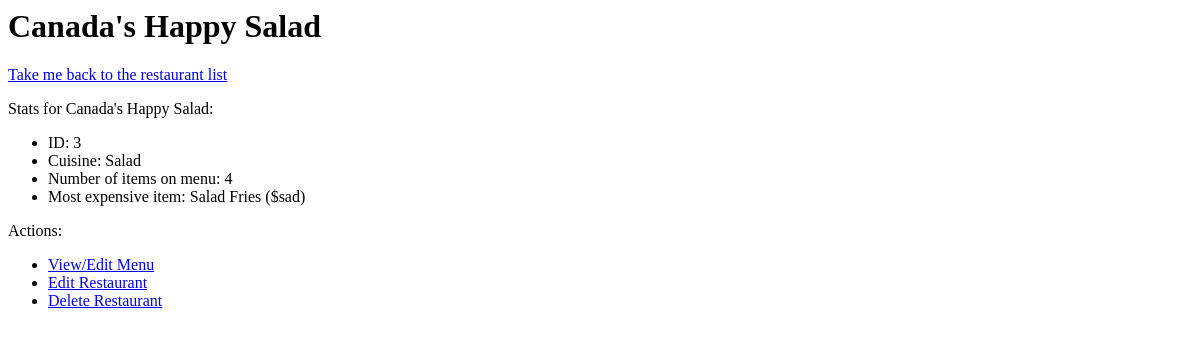
/restaurants/3/, run on an earlier commit of the app's database.
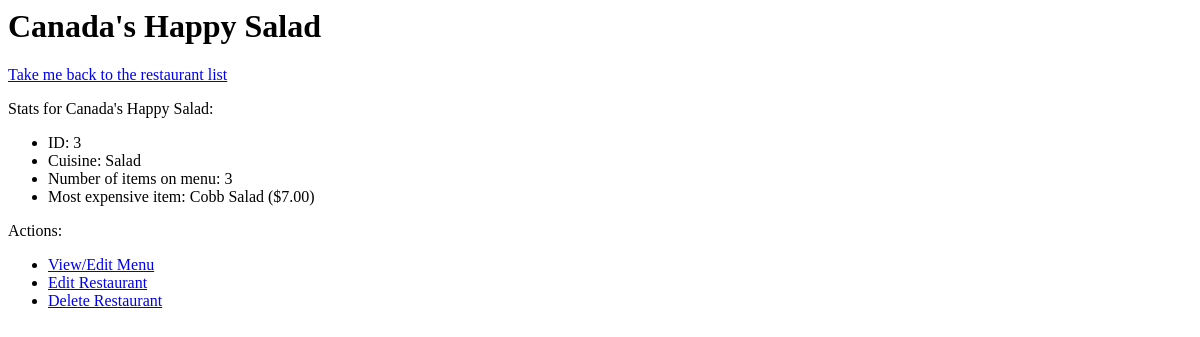
And on a later commit of the database.
### database_setup.py (models this page shows)
class RestaurantMenuItem(Base):
	__tablename__ = 'restaurant_menu_item'
	name = Column(String(80), nullable=False)
	id = Column(Integer, primary_key=True)
	description = Column(String(250))
	price = Column(String(8))
	course = Column(String(250))
	restaurant_id = Column(Integer, ForeignKey('restaurant.id'))
	baseMenuItem_id = Column(Integer, ForeignKey('base_menu_item.id'))
	restaurant = relationship(Restaurant)
	baseMenuItem = relationship(BaseMenuItem)

### project.py (the view)
@app.route('/restaurants/<int:restaurant_id>/')
def restaurant(restaurant_id):
        restaurant = RestaurantManager.getRestaurant(restaurant_id)
        restaurantMenuItems = RestaurantManager.\
                              getRestaurantMenuItems(restaurant_id=restaurant_id)
        cuisine = RestaurantManager.getCuisine(restaurant.cuisine_id)
        numMenuItems = len(restaurantMenuItems)
        if numMenuItems > 0:
            mostExpensiveItem = restaurantMenuItems[0]
            for item in restaurantMenuItems:
                if item.price > mostExpensiveItem.price:
                    mostExpensiveItem = item
        else:
            mostExpensiveItem = RestaurantManager.\
                                getBaseMenuItem(baseMenuItem_id=-1)
            mostExpensiveItem.name = 'N/A'
            mostExpensiveItem.price = 'N/A'
        return render_template('Restaurant.html',
                               restaurant=restaurant,
                               numMenuItems=numMenuItems,
                               mostExpensiveItem=mostExpensiveItem,
                               cuisine=cuisine)

### RestaurantManager.py (called while the page is built)
def getRestaurantDBSession():
    engine = create_engine('sqlite:///restaurants.db')
    Base.metadata.bind = engine
    DBSession = sessionmaker(bind=engine)
    session = DBSession()
    return session

def getRestaurant(rest_id):
    session = getRestaurantDBSession()
    restaurant = session.query(Restaurant).filter_by(id=rest_id).one()
    session.close()
    return restaurant

def getCuisine(cuisine_id=None, name=None):
    session = getRestaurantDBSession()
    if cuisine_id is not None:
        print "looking for " + str(cuisine_id)
        cuisine  = session.query(Cuisine).filter_by(id=cuisine_id).one()
    elif name is not None:
        cuisine = session.query(Cuisine).filter_by(name=name).one()
    session.close()
    return cuisine

### templates/Restaurant.html (shortened to what this page needs)
<html>
<body>
	<h1 class='header'>{{restaurant.name}}</h1>
	<p>
		<a class='back' href="{{url_for('restaurants')}}">
			Take me back to the restaurant list
		</a>
	</p>
	<div class='stats'>
	<p>Stats for {{restaurant.name}}:</p>
	<ul>
		<li>ID: {{restaurant.id}}</li>
		<li>Cuisine: {{cuisine.name}}</li>
		<li>Number of items on menu: {{numMenuItems}}</li>
		<li>Most expensive item: {{mostExpensiveItem.name}}
			({{mostExpensiveItem.price}})</li>
	</ul>
	</div>
	<div class='actions'>
	<p>Actions:</p>
	<ul>
		<li><a href="{{url_for('restaurantMenu',
							   restaurant_id=restaurant.id)}}">
			View/Edit Menu</a>
		</li>
		<li><a href="{{url_for('editRestaurant',
							   restaurant_id=restaurant.id)}}">
			Edit Restaurant</a>
		</li>
		<li><a href="{{url_for('deleteRestaurant',
							   restaurant_id=restaurant.id)}}">
			Delete Restaurant</a>
		</li>
	</ul>
</body>
</html>

What changed in the data, as far as the page shows it:
removed RestaurantMenuItem: name "Salad Fries", price "$sad"
now on this page (row unchanged): RestaurantMenuItem: name "Cobb Salad", price "$7.00"
Also different on the page:
{{ numMenuItems }}: "4" → "3"
